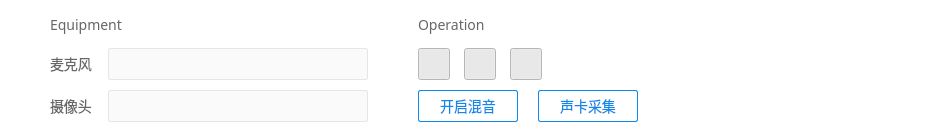
        <widget class="QWidget" name="m_zoneSettings" native="true">
         <property name="sizePolicy">
          <sizepolicy hsizetype="Minimum" vsizetype="Fixed">
           <horstretch>0</horstretch>
           <verstretch>0</verstretch>
          </sizepolicy>
         </property>
         <property name="minimumSize">
          <size>
           <width>0</width>
           <height>138</height>
          </size>
         </property>
         <property name="maximumSize">
          <size>
           <width>16777215</width>
           <height>138</height>
          </size>
         </property>
         <property name="styleSheet">
          <string notr="true">background-color: #ffffff;</string>
         </property>
         <layout class="QHBoxLayout" name="horizontalLayout_10">
          <property name="spacing">
           <number>50</number>
          </property>
          <property name="leftMargin">
           <number>0</number>
          </property>
          <property name="topMargin">
           <number>0</number>
          </property>
          <property name="rightMargin">
           <number>0</number>
          </property>
          <property name="bottomMargin">
           <number>0</number>
          </property>
          <item>
           <layout class="QHBoxLayout" name="horizontalLayout_11">
            <property name="spacing">
             <number>0</number>
            </property>
            <property name="rightMargin">
             <number>0</number>
            </property>
            <item>
             <spacer name="horizontalSpacer_11">
              <property name="orientation">
               <enum>Qt::Horizontal</enum>
              </property>
              <property name="sizeType">
               <enum>QSizePolicy::Fixed</enum>
              </property>
              <property name="sizeHint" stdset="0">
               <size>
                <width>50</width>
                <height>20</height>
               </size>
              </property>
             </spacer>
            </item>
            <item>
             <layout class="QVBoxLayout" name="verticalLayout_10">
              <property name="spacing">
               <number>0</number>
              </property>
              <property name="leftMargin">
               <number>0</number>
              </property>
              <property name="topMargin">
               <number>0</number>
              </property>
              <item>
               <spacer name="verticalSpacer_10">
                <property name="orientation">
                 <enum>Qt::Vertical</enum>
                </property>
                <property name="sizeType">
                 <enum>QSizePolicy::Fixed</enum>
                </property>
                <property name="sizeHint" stdset="0">
                 <size>
                  <width>20</width>
                  <height>16</height>
                 </size>
                </property>
               </spacer>
              </item>
              <item>
               <widget class="QLabel" name="m_lbEquipment_2">
                <property name="minimumSize">
                 <size>
                  <width>18</width>
                  <height>0</height>
                 </size>
                </property>
                <property name="maximumSize">
                 <size>
                  <width>16777215</width>
                  <height>18</height>
                 </size>
                </property>
                <property name="font">
                 <font>
                  <family>微软雅黑</family>
                  <pointsize>-1</pointsize>
                 </font>
                </property>
                <property name="styleSheet">
                 <string notr="true">font-family: 微软雅黑;
font-size: 14px;
color: #666666;</string>
                </property>
                <property name="text">
                 <string>Equipment</string>
                </property>
               </widget>
              </item>
              <item>
               <spacer name="verticalSpacer_11">
                <property name="orientation">
                 <enum>Qt::Vertical</enum>
                </property>
                <property name="sizeType">
                 <enum>QSizePolicy::Fixed</enum>
                </property>
                <property name="sizeHint" stdset="0">
                 <size>
                  <width>20</width>
                  <height>14</height>
                 </size>
                </property>
               </spacer>
              </item>
              <item>
               <layout class="QFormLayout" name="formLayout_2">
                <property name="horizontalSpacing">
                 <number>16</number>
                </property>
                <property name="verticalSpacing">
                 <number>10</number>
                </property>
                <item row="0" column="0">
                 <widget class="QLabel" name="m_lbMircoPhone_2">
                  <property name="styleSheet">
                   <string notr="true">QLabel:!enabled{
    font-family: 微软雅黑;
    font-size: 14px;
    color: #cccccc;
 }
 
QLabel:enabled{
    font-family: 微软雅黑;
    font-size: 14px;
    color: #666666;
 }</string>
                  </property>
                  <property name="text">
                   <string>麦克风</string>
                  </property>
                 </widget>
                </item>
                <item row="0" column="1">
                 <widget class="QComboBox" name="m_cbMircoPhone">
                  <property name="minimumSize">
                   <size>
                    <width>260</width>
                    <height>32</height>
                   </size>
                  </property>
                  <property name="maximumSize">
                   <size>
                    <width>260</width>
                    <height>32</height>
                   </size>
                  </property>
                  <property name="styleSheet">
                   <string notr="true">  QComboBox{
     padding-left: 10px;
 }

 QComboBox:!enabled{
    border: 1px solid #e6e6e6;
    border-radius: 2px;
    font-family: 微软雅黑;
    font-size: 16px;
	background-color: #fafafa;
	color: #cccccc;
 }

 QComboBox:enabled:!hover{
    border: 1px solid #e6e6e6;
    border-radius: 2px;
    font-family: 微软雅黑;
    font-size: 16px;
	background-color: #fafafa;
	color: #666666;
}
QComboBox:enabled:hover{
     border: 1px solid #0e88eb;
     border-radius: 2px;
     font-family: 微软雅黑;
     font-size: 16px;
	 background-color: #fafafa;
	 color: #666666;
}

QComboBox::drop-down{
    subcontrol-origin: padding;
    subcontrol-position: top right;
    width: 20px;
 
    border-left-width: 1px;

    border-top-right-radius: 2px; /* same radius as the QComboBox */
    border-bottom-right-radius: 2px;

 }

 QComboBox::down-arrow{

     border-image: url(:/Resources/images/down_arrow.png);
 }

 
  QComboBox QAbstractItemView{
     font-family: 微软雅黑;
     font-size: 14px;
     border: 1px solid #0e88eb;
	 background-color: #ffffff;
	 border-radius: 2px;
	 
  }

 QComboBox QAbstractItemView::item{
     
     height: 32px;
	 font-family: 微软雅黑;
     font-size: 14px;
	 color: #666666;
	 background-color: #ffffff;
	 padding-left: 10px;
	 padding-right: 10px;
 }

 QComboBox QAbstractItemView::item:hover{
     
     height: 32px;
	 font-family: 微软雅黑;
     font-size: 14px;
	 color: #ffffff;
	 background-color: #0e88eb;
	 padding-left: 10px;
	 padding-right: 10px;
 }
</string>
                  </property>
                  <property name="frame">
                   <bool>true</bool>
                  </property>
                 </widget>
                </item>
                <item row="1" column="0">
                 <widget class="QLabel" name="m_lbCamera_2">
                  <property name="styleSheet">
                   <string notr="true">QLabel:!enabled{
    font-family: 微软雅黑;
    font-size: 14px;
    color: #cccccc;
 }
 
QLabel:enabled{
    font-family: 微软雅黑;
    font-size: 14px;
    color: #666666;
 }</string>
                  </property>
                  <property name="text">
                   <string>摄像头</string>
                  </property>
                 </widget>
                </item>
                <item row="1" column="1">
                 <widget class="QComboBox" name="m_cbCamera">
                  <property name="minimumSize">
                   <size>
                    <width>260</width>
                    <height>32</height>
                   </size>
                  </property>
                  <property name="maximumSize">
                   <size>
                    <width>260</width>
                    <height>32</height>
                   </size>
                  </property>
                  <property name="styleSheet">
                   <string notr="true">  QComboBox{
     padding-left: 10px;
 }

 QComboBox:!enabled{
    border: 1px solid #e6e6e6;
    border-radius: 2px;
    font-family: 微软雅黑;
    font-size: 16px;
	background-color: #fafafa;
	color: #cccccc;
 }

 QComboBox:enabled:!hover{
    border: 1px solid #e6e6e6;
    border-radius: 2px;
    font-family: 微软雅黑;
    font-size: 16px;
	background-color: #fafafa;
	color: #666666;
}
QComboBox:enabled:hover{
     border: 1px solid #0e88eb;
     border-radius: 2px;
     font-family: 微软雅黑;
     font-size: 16px;
	 background-color: #fafafa;
	 color: #666666;
}

QComboBox::drop-down{
    subcontrol-origin: padding;
    subcontrol-position: top right;
    width: 20px;
 
    border-left-width: 1px;

    border-top-right-radius: 2px; /* same radius as the QComboBox */
    border-bottom-right-radius: 2px;

 }

 QComboBox::down-arrow{

     border-image: url(:/Resources/images/down_arrow.png);
 }

 
  QComboBox QAbstractItemView{
     font-family: 微软雅黑;
     font-size: 14px;
     border: 1px solid #0e88eb;
	 background-color: #ffffff;
	 border-radius: 2px;
	 
  }

 QComboBox QAbstractItemView::item{
     
     height: 32px;
	 font-family: 微软雅黑;
     font-size: 14px;
	 color: #666666;
	 background-color: #ffffff;
	 padding-left: 10px;
	 padding-right: 10px;
 }

 QComboBox QAbstractItemView::item:hover{
     
     height: 32px;
	 font-family: 微软雅黑;
     font-size: 14px;
	 color: #ffffff;
	 background-color: #0e88eb;
	 padding-left: 10px;
	 padding-right: 10px;
 }
</string>
                  </property>
                 </widget>
                </item>
               </layout>
              </item>
             </layout>
            </item>
            <item>
             <spacer name="horizontalSpacer_12">
              <property name="orientation">
               <enum>Qt::Horizontal</enum>
              </property>
              <property name="sizeType">
               <enum>QSizePolicy::Maximum</enum>
              </property>
              <property name="sizeHint" stdset="0">
               <size>
                <width>50</width>
                <height>20</height>
               </size>
              </property>
             </spacer>
            </item>
            <item>
             <layout class="QVBoxLayout" name="verticalLayout_11">
              <property name="spacing">
               <number>0</number>
              </property>
              <property name="topMargin">
               <number>0</number>
              </property>
              <item>
               <spacer name="verticalSpacer_12">
                <property name="orientation">
                 <enum>Qt::Vertical</enum>
                </property>
                <property name="sizeType">
                 <enum>QSizePolicy::Fixed</enum>
                </property>
                <property name="sizeHint" stdset="0">
                 <size>
                  <width>20</width>
                  <height>16</height>
                 </size>
                </property>
               </spacer>
              </item>
              <item>
               <widget class="QLabel" name="m_lbOperation_2">
                <property name="minimumSize">
                 <size>
                  <width>0</width>
                  <height>18</height>
                 </size>
                </property>
                <property name="maximumSize">
                 <size>
                  <width>16777215</width>
                  <height>18</height>
                 </size>
                </property>
                <property name="font">
                 <font>
                  <family>微软雅黑</family>
                  <pointsize>-1</pointsize>
                 </font>
                </property>
                <property name="styleSheet">
                 <string notr="true">font-family: 微软雅黑;
font-size: 14px;
color: #666666;</string>
                </property>
                <property name="text">
                 <string>Operation</string>
                </property>
               </widget>
              </item>
              <item>
               <spacer name="verticalSpacer_13">
                <property name="orientation">
                 <enum>Qt::Vertical</enum>
                </property>
                <property name="sizeType">
                 <enum>QSizePolicy::Fixed</enum>
                </property>
                <property name="sizeHint" stdset="0">
                 <size>
                  <width>20</width>
                  <height>14</height>
                 </size>
                </property>
               </spacer>
              </item>
              <item>
               <layout class="QHBoxLayout" name="horizontalLayout_12">
                <property name="spacing">
                 <number>0</number>
                </property>
                <property name="leftMargin">
                 <number>0</number>
                </property>
                <item>
                 <widget class="QPushButton" name="m_bCamera">
                  <property name="sizePolicy">
                   <sizepolicy hsizetype="Fixed" vsizetype="Fixed">
                    <horstretch>0</horstretch>
                    <verstretch>0</verstretch>
                   </sizepolicy>
                  </property>
                  <property name="minimumSize">
                   <size>
                    <width>32</width>
                    <height>32</height>
                   </size>
                  </property>
                  <property name="maximumSize">
                   <size>
                    <width>32</width>
                    <height>32</height>
                   </size>
                  </property>
                  <property name="cursor">
                   <cursorShape>PointingHandCursor</cursorShape>
                  </property>
                  <property name="styleSheet">
                   <string notr="true">QPushButton:!enabled{
    border-image: url(:/Resources/images/camera_disabled.png);
}

QPushButton:enabled:!checked{
    border-image: url(:/Resources/images/camera_off.png);
}

QPushButton:enabled:checked{
    border-image: url(:/Resources/images/camera_on.png);
}</string>
                  </property>
                  <property name="text">
                   <string/>
                  </property>
                  <property name="checkable">
                   <bool>true</bool>
                  </property>
                  <property name="checked">
                   <bool>true</bool>
                  </property>
                 </widget>
                </item>
                <item>
                 <spacer name="horizontalSpacer">
                  <property name="orientation">
                   <enum>Qt::Horizontal</enum>
                  </property>
                  <property name="sizeType">
                   <enum>QSizePolicy::Fixed</enum>
                  </property>
                  <property name="sizeHint" stdset="0">
                   <size>
                    <width>14</width>
                    <height>20</height>
                   </size>
                  </property>
                 </spacer>
                </item>
                <item>
                 <widget class="MircoPhoneButton" name="m_bProgMircoPhone">
                  <property name="sizePolicy">
                   <sizepolicy hsizetype="Fixed" vsizetype="Fixed">
                    <horstretch>0</horstretch>
                    <verstretch>0</verstretch>
                   </sizepolicy>
                  </property>
                  <property name="minimumSize">
                   <size>
                    <width>32</width>
                    <height>32</height>
                   </size>
                  </property>
                  <property name="maximumSize">
                   <size>
                    <width>32</width>
                    <height>32</height>
                   </size>
                  </property>
                  <property name="cursor">
                   <cursorShape>PointingHandCursor</cursorShape>
                  </property>
                  <property name="styleSheet">
                   <string notr="true">QPushButton:!enabled{
    border-image: url(:/Resources/images/mircophone_disabled.png);
}

QPushButton:enabled:!checked{
    border-image: url(:/Resources/images/mircophone_off.png);
}

QPushButton:enabled:checked{
    border-image: url(:/Resources/images/mircophone_on.png);
}</string>
                  </property>
                  <property name="text">
                   <string/>
                  </property>
                  <property name="checkable">
                   <bool>true</bool>
                  </property>
                  <property name="checked">
                   <bool>true</bool>
                  </property>
                 </widget>
                </item>
                <item>
                 <spacer name="horizontalSpacer_13">
                  <property name="orientation">
                   <enum>Qt::Horizontal</enum>
                  </property>
                  <property name="sizeType">
                   <enum>QSizePolicy::Fixed</enum>
                  </property>
                  <property name="sizeHint" stdset="0">
                   <size>
                    <width>14</width>
                    <height>20</height>
                   </size>
                  </property>
                 </spacer>
                </item>
                <item>
                 <widget class="QPushButton" name="m_bSound">
                  <property name="sizePolicy">
                   <sizepolicy hsizetype="Fixed" vsizetype="Fixed">
                    <horstretch>0</horstretch>
                    <verstretch>0</verstretch>
                   </sizepolicy>
                  </property>
                  <property name="minimumSize">
                   <size>
                    <width>32</width>
                    <height>32</height>
                   </size>
                  </property>
                  <property name="maximumSize">
                   <size>
                    <width>32</width>
                    <height>32</height>
                   </size>
                  </property>
                  <property name="cursor">
                   <cursorShape>PointingHandCursor</cursorShape>
                  </property>
                  <property name="styleSheet">
                   <string notr="true">QPushButton:!checked{
    border-image: url(:/Resources/images/sound_off.png);
}

QPushButton:checked{
    border-image: url(:/Resources/images/sound_on.png);
}</string>
                  </property>
                  <property name="text">
                   <string/>
                  </property>
                  <property name="checkable">
                   <bool>true</bool>
                  </property>
                  <property name="checked">
                   <bool>true</bool>
                  </property>
                 </widget>
                </item>
                <item>
                 <spacer name="horizontalSpacer_14">
                  <property name="orientation">
                   <enum>Qt::Horizontal</enum>
                  </property>
                  <property name="sizeType">
                   <enum>QSizePolicy::Expanding</enum>
                  </property>
                  <property name="sizeHint" stdset="0">
                   <size>
                    <width>136</width>
                    <height>20</height>
                   </size>
                  </property>
                 </spacer>
                </item>
               </layout>
              </item>
              <item>
               <spacer name="verticalSpacer_14">
                <property name="orientation">
                 <enum>Qt::Vertical</enum>
                </property>
                <property name="sizeType">
                 <enum>QSizePolicy::Fixed</enum>
                </property>
                <property name="sizeHint" stdset="0">
                 <size>
                  <width>20</width>
                  <height>10</height>
                 </size>
                </property>
               </spacer>
              </item>
              <item>
               <layout class="QHBoxLayout" name="horizontalLayout_13">
                <property name="spacing">
                 <number>0</number>
                </property>
                <property name="sizeConstraint">
                 <enum>QLayout::SetDefaultConstraint</enum>
                </property>
                <property name="topMargin">
                 <number>0</number>
                </property>
                <property name="rightMargin">
                 <number>0</number>
                </property>
                <item alignment="Qt::AlignTop">
                 <widget class="QPushButton" name="m_bAux">
                  <property name="minimumSize">
                   <size>
                    <width>100</width>
                    <height>32</height>
                   </size>
                  </property>
                  <property name="maximumSize">
                   <size>
                    <width>100</width>
                    <height>32</height>
                   </size>
                  </property>
                  <property name="cursor">
                   <cursorShape>PointingHandCursor</cursorShape>
                  </property>
                  <property name="styleSheet">
                   <string notr="true">QPushButton:!enabled{
     font-family: 微软雅黑;
     font-size: 14px;
     border: 1px solid #e6e6e6;
     border-radius: 2px;
     background-color: #ffffff;
     color: #e6e6e6;   
}
QPushButton:enabled:!hover{
     font-family: 微软雅黑;
     font-size: 14px;
     border: 1px solid #0e88eb;
     border-radius: 2px;
     background-color: #ffffff;
     color: #0e88eb;   
}

QPushButton:enabled:hover{
    font-family: 微软雅黑;
     font-size: 14px;
     border: 1px solid #0e88eb;
     border-radius: 2px;
     background-color: #0e88eb;
     color: #ffffff;   
}

QPushButton:enabled:hover:pressed{
    font-family: 微软雅黑;
     font-size: 14px;
     border: 1px solid #0e88eb;
     border-radius: 2px;
     background-color: #0d80de;
     color: #ffffff;   
}</string>
                  </property>
                  <property name="text">
                   <string>开启混音</string>
                  </property>
                 </widget>
                </item>
                <item>
                 <spacer name="horizontalSpacer_15">
                  <property name="orientation">
                   <enum>Qt::Horizontal</enum>
                  </property>
                  <property name="sizeType">
                   <enum>QSizePolicy::Fixed</enum>
                  </property>
                  <property name="sizeHint" stdset="0">
                   <size>
                    <width>20</width>
                    <height>20</height>
                   </size>
                  </property>
                 </spacer>
                </item>
                <item alignment="Qt::AlignTop">
                 <widget class="QPushButton" name="m_bCapture">
                  <property name="minimumSize">
                   <size>
                    <width>100</width>
                    <height>32</height>
                   </size>
                  </property>
                  <property name="maximumSize">
                   <size>
                    <width>250</width>
                    <height>32</height>
                   </size>
                  </property>
                  <property name="cursor">
                   <cursorShape>PointingHandCursor</cursorShape>
                  </property>
                  <property name="styleSheet">
                   <string notr="true">QPushButton{
    padding-left: 10px;
    padding-right: 10px;
}

QPushButton:!enabled{
     font-family: 微软雅黑;
     font-size: 14px;
     border: 1px solid #e6e6e6;
     border-radius: 2px;
     background-color: #ffffff;
     color: #e6e6e6;   
}
QPushButton:enabled:!hover{
     font-family: 微软雅黑;
     font-size: 14px;
     border: 1px solid #0e88eb;
     border-radius: 2px;
     background-color: #ffffff;
     color: #0e88eb;   
}

QPushButton:enabled:hover{
    font-family: 微软雅黑;
     font-size: 14px;
     border: 1px solid #0e88eb;
     border-radius: 2px;
     background-color: #0e88eb;
     color: #ffffff;   
}

QPushButton:enabled:hover:pressed{
    font-family: 微软雅黑;
     font-size: 14px;
     border: 1px solid #0e88eb;
     border-radius: 2px;
     background-color: #0d80de;
     color: #ffffff;   
}</string>
                  </property>
                  <property name="text">
                   <string>声卡采集</string>
                  </property>
                 </widget>
                </item>
                <item>
                 <spacer name="horizontalSpacer_2">
                  <property name="orientation">
                   <enum>Qt::Horizontal</enum>
                  </property>
                  <property name="sizeHint" stdset="0">
                   <size>
                    <width>40</width>
                    <height>20</height>
                   </size>
                  </property>
                 </spacer>
                </item>
               </layout>
              </item>
             </layout>
            </item>
            <item>
             <spacer name="horizontalSpacer_17">
              <property name="orientation">
               <enum>Qt::Horizontal</enum>
              </property>
              <property name="sizeType">
               <enum>QSizePolicy::MinimumExpanding</enum>
              </property>
              <property name="sizeHint" stdset="0">
               <size>
                <width>250</width>
                <height>20</height>
               </size>
              </property>
             </spacer>
            </item>
           </layout>
          </item>
         </layout>
        </widget>
